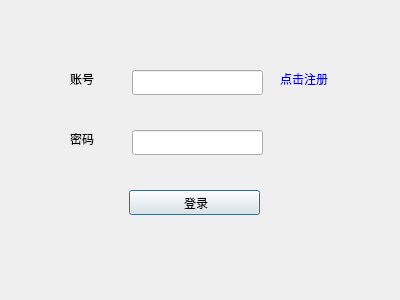
<?xml version="1.0" encoding="UTF-8"?>
<ui version="4.0">
 <class>LoginWindow</class>
 <widget class="QDialog" name="LoginWindow">
  <property name="geometry">
   <rect>
    <x>0</x>
    <y>0</y>
    <width>400</width>
    <height>300</height>
   </rect>
  </property>
  <property name="palette">
   <palette>
    <active>
     <colorrole role="WindowText">
      <brush brushstyle="SolidPattern">
       <color alpha="255">
        <red>0</red>
        <green>0</green>
        <blue>0</blue>
       </color>
      </brush>
     </colorrole>
     <colorrole role="Link">
      <brush brushstyle="SolidPattern">
       <color alpha="255">
        <red>0</red>
        <green>0</green>
        <blue>255</blue>
       </color>
      </brush>
     </colorrole>
    </active>
    <inactive>
     <colorrole role="WindowText">
      <brush brushstyle="SolidPattern">
       <color alpha="255">
        <red>0</red>
        <green>0</green>
        <blue>0</blue>
       </color>
      </brush>
     </colorrole>
     <colorrole role="Link">
      <brush brushstyle="SolidPattern">
       <color alpha="255">
        <red>0</red>
        <green>0</green>
        <blue>255</blue>
       </color>
      </brush>
     </colorrole>
    </inactive>
    <disabled>
     <colorrole role="WindowText">
      <brush brushstyle="SolidPattern">
       <color alpha="255">
        <red>190</red>
        <green>190</green>
        <blue>190</blue>
       </color>
      </brush>
     </colorrole>
     <colorrole role="Link">
      <brush brushstyle="SolidPattern">
       <color alpha="255">
        <red>0</red>
        <green>0</green>
        <blue>255</blue>
       </color>
      </brush>
     </colorrole>
    </disabled>
   </palette>
  </property>
  <property name="windowTitle">
   <string>用户登录</string>
  </property>
  <widget class="QPushButton" name="loginButton">
   <property name="geometry">
    <rect>
     <x>129</x>
     <y>190</y>
     <width>131</width>
     <height>25</height>
    </rect>
   </property>
   <property name="maximumSize">
    <size>
     <width>16777215</width>
     <height>16777215</height>
    </size>
   </property>
   <property name="text">
    <string> 登录</string>
   </property>
  </widget>
  <widget class="QLabel" name="label_1">
   <property name="geometry">
    <rect>
     <x>70</x>
     <y>70</y>
     <width>41</width>
     <height>17</height>
    </rect>
   </property>
   <property name="text">
    <string>账号</string>
   </property>
  </widget>
  <widget class="QLabel" name="label_2">
   <property name="geometry">
    <rect>
     <x>70</x>
     <y>130</y>
     <width>41</width>
     <height>17</height>
    </rect>
   </property>
   <property name="text">
    <string>密码</string>
   </property>
  </widget>
  <widget class="QLineEdit" name="account">
   <property name="geometry">
    <rect>
     <x>132</x>
     <y>70</y>
     <width>131</width>
     <height>25</height>
    </rect>
   </property>
   <property name="inputMask">
    <string/>
   </property>
   <property name="maxLength">
    <number>15</number>
   </property>
  </widget>
  <widget class="QLineEdit" name="password">
   <property name="geometry">
    <rect>
     <x>132</x>
     <y>130</y>
     <width>131</width>
     <height>25</height>
    </rect>
   </property>
   <property name="maxLength">
    <number>15</number>
   </property>
   <property name="echoMode">
    <enum>QLineEdit::Password</enum>
   </property>
  </widget>
  <widget class="QLabel" name="state">
   <property name="geometry">
    <rect>
     <x>130</x>
     <y>250</y>
     <width>131</width>
     <height>17</height>
    </rect>
   </property>
   <property name="palette">
    <palette>
     <active>
      <colorrole role="WindowText">
       <brush brushstyle="SolidPattern">
        <color alpha="255">
         <red>239</red>
         <green>41</green>
         <blue>41</blue>
        </color>
       </brush>
      </colorrole>
     </active>
     <inactive>
      <colorrole role="WindowText">
       <brush brushstyle="SolidPattern">
        <color alpha="255">
         <red>239</red>
         <green>41</green>
         <blue>41</blue>
        </color>
       </brush>
      </colorrole>
     </inactive>
     <disabled>
      <colorrole role="WindowText">
       <brush brushstyle="SolidPattern">
        <color alpha="255">
         <red>190</red>
         <green>190</green>
         <blue>190</blue>
        </color>
       </brush>
      </colorrole>
     </disabled>
    </palette>
   </property>
   <property name="font">
    <font>
     <pointsize>10</pointsize>
    </font>
   </property>
   <property name="text">
    <string/>
   </property>
   <property name="alignment">
    <set>Qt::AlignCenter</set>
   </property>
  </widget>
  <widget class="QLabel" name="registerLabel">
   <property name="geometry">
    <rect>
     <x>280</x>
     <y>70</y>
     <width>51</width>
     <height>17</height>
    </rect>
   </property>
   <property name="palette">
    <palette>
     <active>
      <colorrole role="WindowText">
       <brush brushstyle="SolidPattern">
        <color alpha="255">
         <red>0</red>
         <green>0</green>
         <blue>255</blue>
        </color>
       </brush>
      </colorrole>
     </active>
     <inactive>
      <colorrole role="WindowText">
       <brush brushstyle="SolidPattern">
        <color alpha="255">
         <red>0</red>
         <green>0</green>
         <blue>255</blue>
        </color>
       </brush>
      </colorrole>
     </inactive>
     <disabled>
      <colorrole role="WindowText">
       <brush brushstyle="SolidPattern">
        <color alpha="255">
         <red>190</red>
         <green>190</green>
         <blue>190</blue>
        </color>
       </brush>
      </colorrole>
     </disabled>
    </palette>
   </property>
   <property name="font">
    <font>
     <pointsize>9</pointsize>
    </font>
   </property>
   <property name="cursor">
    <cursorShape>OpenHandCursor</cursorShape>
   </property>
   <property name="text">
    <string>点击注册</string>
   </property>
  </widget>
 </widget>
 <resources/>
 <connections/>
</ui>
